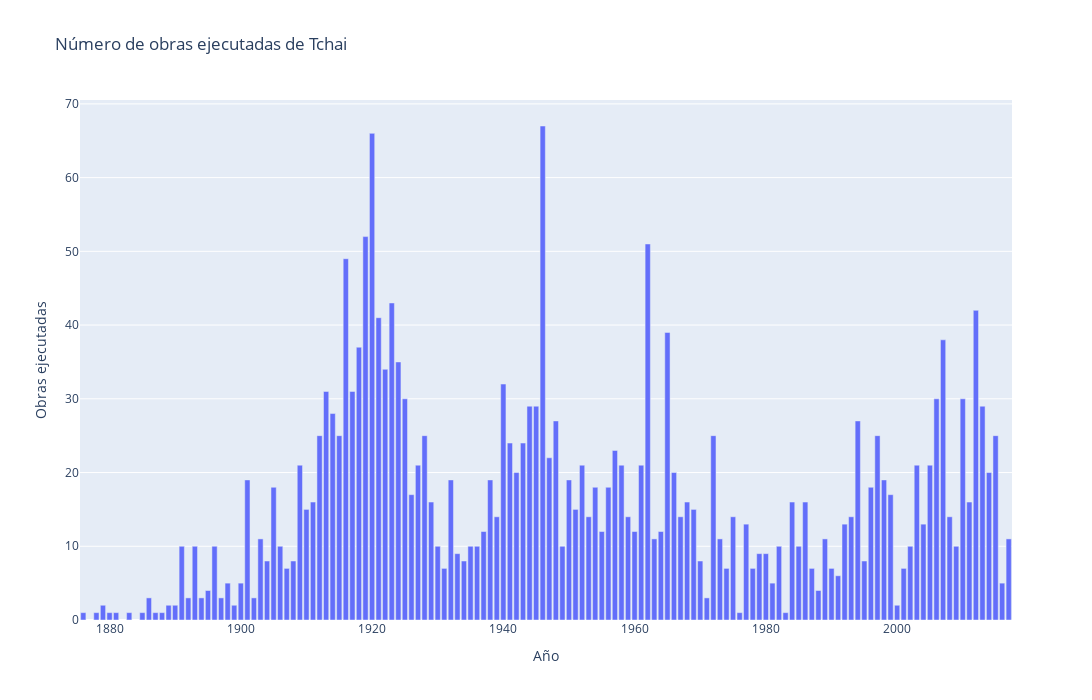

The notebook cell saved with this chart:
### Code cell
hist_comp('Tchai')

### Figure 1 — Plotly figure (JSON) as saved in the notebook; plotly's stock layout.template omitted (floating-point values rounded to 4 significant figures; data arrays with more than 128 entries replaced by an {"elided": "..."} marker saying what was removed)
{"data": [{"alignmentgroup": "True", "hovertemplate": "Año=%{x}<br>Obras ejecutadas=%{y}<extra></extra>", "legendgroup": "", "marker": {"color": "#636efa", "pattern": {"shape": ""}}, "name": "", "offsetgroup": "", "orientation": "v", "showlegend": false, "textposition": "auto", "type": "bar", "x": {"elided": "139 int values"}, "xaxis": "x", "y": {"elided": "139 int values"}, "yaxis": "y"}], "layout": {"barmode": "relative", "height": 700, "legend": {"tracegroupgap": 0}, "title": {"text": "Número de obras ejecutadas de Tchai"}, "width": 1400, "xaxis": {"anchor": "y", "domain": [0, 1], "title": {"text": "Año"}}, "yaxis": {"anchor": "x", "domain": [0, 1], "title": {"text": "Obras ejecutadas"}}}}
